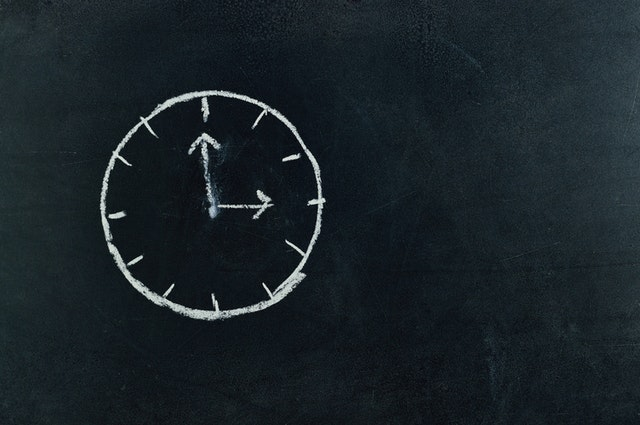
#> input picture temel_resim_islemleri/resim_aritmetik_islemler/a3.jpg, 640 x 425 px
$ python resim_aritmetik_islemler.py
#> lines starting #> are read from the running program, lines starting #| are printed output that depends on the picture; after the words box and inside, x2 and y2 are one past the last pixel; in counts of white or black regions, pixels touching at a corner belong together
import cv2

img = cv2.imread('a3.jpg')
#> img is the input picture: shape (425, 640, 3); mean B, G, R 39.6, 34.5, 25.3
# 80X80 pixelinin değerini gösterir.
print(img[80, 80])
#| [48 43 34]
# 80x80 pixelinin değerini değiştirdik.
img[80, 80] = [255, 255, 255]
#> img: shape (425, 640, 3); under 0.01% of pixels changed, all inside (x1, y1, x2, y2) = (80, 80, 81, 81)
# Belirli bir alanı seçip ismine bölge dedik.
bolge = img[80:330, 90:335]
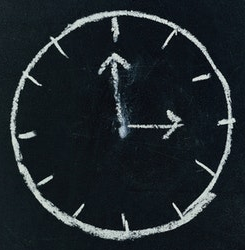
#> bolge: shape (250, 245, 3); mean B, G, R 42.9, 38.2, 30.6
# 90:340,350:595 kordinatındaki bölgeye, bölge ismini verdiğimiz değerleri atadık.
img[90:340, 350:595] = bolge
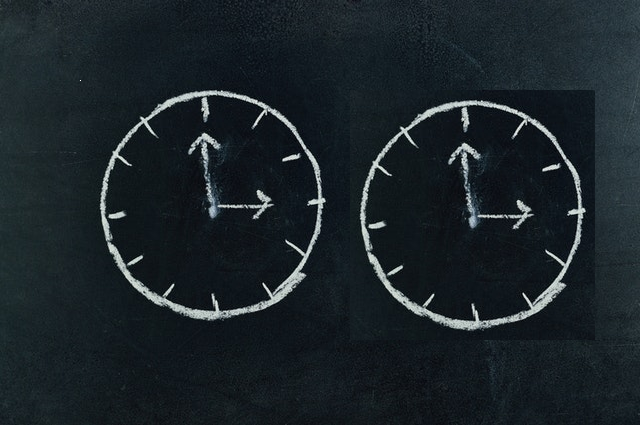
#> img: shape (425, 640, 3); mean B, G, R 40.7, 35.8, 27.1
# Belirlenmiş alanın içini mor kapladık
# img[90:320, 90:335] = [90,0,90]
# Sarı renkli kalınlığı 2 olan bir dikdörtgen ile belirledik.
cv2.rectangle(img, (90, 320), (335, 90), (0, 255, 225), 2)
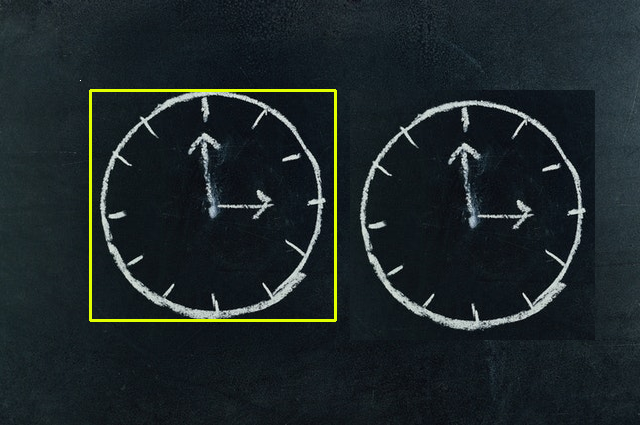
#> img: shape (425, 640, 3); 1.05% of pixels changed, all inside (x1, y1, x2, y2) = (89, 89, 337, 322)
# cv2.imshow() fonksiyonu ile resimleri gösterdik.
cv2.imshow('saat', img)
cv2.imshow('saat2', bolge)
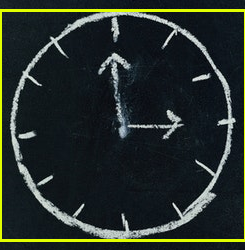
#> window 'saat2': shape (250, 245, 3); mean B, G, R 41.7, 46.2, 37.8
# Ekran biz kapatana kadar açık kalsın diye cv2.waitKey eklenir.
cv2.waitKey(0)
# Bir hata almamak için cv2.destroyAllWindows() fonksiyonu eklenir.
cv2.destroyAllWindows()

$ run again, with temel_resim_islemleri/resim_aritmetik_islemler/a1.jpg copied over temel_resim_islemleri/resim_aritmetik_islemler/a3.jpg
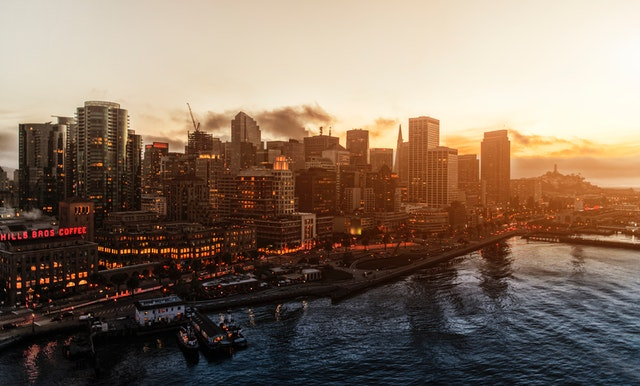
#> input picture temel_resim_islemleri/resim_aritmetik_islemler/a1.jpg, 640 x 386 px
#> img is the input picture: shape (386, 640, 3); mean B, G, R 96.5, 112.4, 132.2
#| [200 218 229]
#> `cv2.rectangle(img, (90, 320), (335, 90), (0, 255, 225), 2)`:
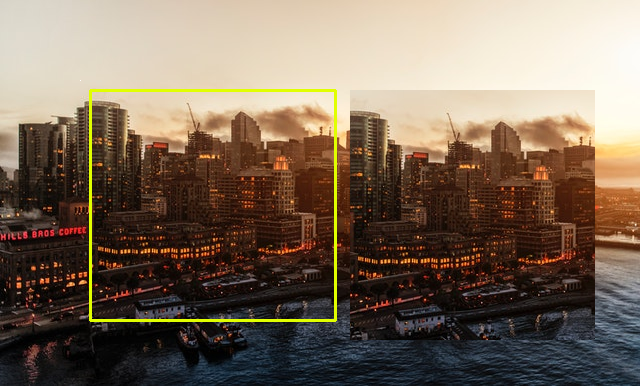
#> img: shape (386, 640, 3); mean B, G, R 88.4, 105.1, 122.2
#> `cv2.imshow('saat2', bolge)`:
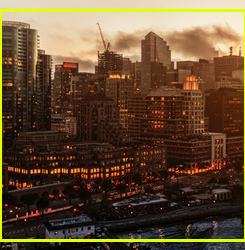
#> window 'saat2': shape (250, 245, 3); mean B, G, R 51.4, 76.5, 100.4
